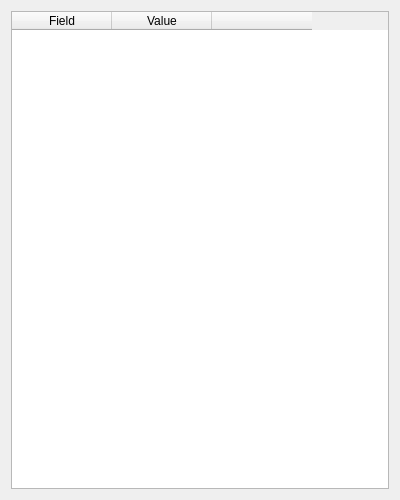
<?xml version="1.0" encoding="UTF-8"?>
<ui version="4.0">
 <class>WatcherDialog</class>
 <widget class="QDialog" name="WatcherDialog">
  <property name="geometry">
   <rect>
    <x>0</x>
    <y>0</y>
    <width>400</width>
    <height>500</height>
   </rect>
  </property>
  <property name="windowTitle">
   <string>Watcher</string>
  </property>
  <layout class="QHBoxLayout" name="horizontalLayout">
   <item>
    <widget class="QTableWidget" name="tableFields">
     <property name="editTriggers">
      <set>QAbstractItemView::NoEditTriggers</set>
     </property>
     <property name="selectionMode">
      <enum>QAbstractItemView::NoSelection</enum>
     </property>
     <property name="showGrid">
      <bool>true</bool>
     </property>
     <attribute name="verticalHeaderVisible">
      <bool>false</bool>
     </attribute>
     <attribute name="verticalHeaderDefaultSectionSize">
      <number>24</number>
     </attribute>
     <attribute name="verticalHeaderHighlightSections">
      <bool>false</bool>
     </attribute>
     <column>
      <property name="text">
       <string>Field</string>
      </property>
     </column>
     <column>
      <property name="text">
       <string>Value</string>
      </property>
     </column>
     <column>
      <property name="text">
       <string> </string>
      </property>
      <property name="textAlignment">
       <set>AlignTrailing|AlignVCenter</set>
      </property>
     </column>
    </widget>
   </item>
  </layout>
 </widget>
 <resources/>
 <connections/>
</ui>
